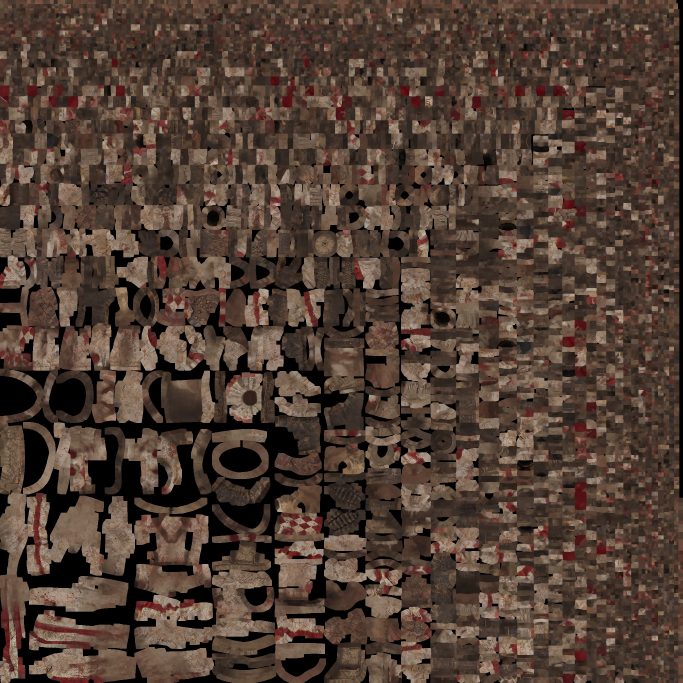
#> input picture art/witzsoldat/witzsoldat_soldier_segmented_basecolor.jpg, 2048 x 2048 px, found by its file name (shown at 1/3 size); the run also reads 1 picture not shown here
$ python gen_klapper_textures.py
#> lines starting #> are read from the running program, lines starting #| are printed output that depends on the picture; after the words box and inside, x2 and y2 are one past the last pixel; in counts of white or black regions, pixels touching at a corner belong together
"""Placeholder textures for Der Klappersoldat (procedural, not final art).

- klapper_body.jpg: the WitzSoldat's uniform atlas turned field grey: cream
  cloth becomes weathered grey-green wool, the clown reds are kept but faded
  (piping and harlequin patches), leather darkened, with grime and oil stains.
- klapper_helmet.jpg: the WitzSoldat's painted helmet stripped to rusted steel.
- klapper_face.png / klapper_face_cracked.png: the porcelain clown face,
  front-projected (u = left-right, v = top-bottom of the face), with the eye
  sockets and the fixed grin painted on, and a heavily cracked version.
Run from the project root: python3 tools/gen_klapper_textures.py
"""
import colorsys, math
import numpy as np
from PIL import Image, ImageDraw, ImageFilter

rng = np.random.default_rng(1916)


def noise(h, w, scale, octaves=4):
    out = np.zeros((h, w), np.float32)
    amp, tot = 1.0, 0.0
    for o in range(octaves):
        s = max(2, int(scale * 2 ** o))
        small = rng.random((s, s)).astype(np.float32)
        big = np.asarray(Image.fromarray((small * 255).astype(np.uint8)).resize((w, h), Image.BICUBIC)).astype(np.float32) / 255
        out += big * amp
        tot += amp
        amp *= 0.5
    return out / tot


# --- uniform -----------------------------------------------------------------
src = np.asarray(Image.open("art/witzsoldat/witzsoldat_soldier_segmented_basecolor.jpg").convert("RGB")).astype(np.float32) / 255
h, w, _ = src.shape
#> h = 2048; w = 2048
r, g, b = src[..., 0], src[..., 1], src[..., 2]
mx = src.max(-1); mn = src.min(-1)
val = mx
sat = np.where(mx > 1e-4, (mx - mn) / np.maximum(mx, 1e-4), 0)
hue = np.zeros_like(mx)
d = np.maximum(mx - mn, 1e-5)
hue = np.where(mx == r, ((g - b) / d) % 6, np.where(mx == g, (b - r) / d + 2, (r - g) / d + 4)) / 6.0
lum = 0.3 * r + 0.59 * g + 0.11 * b
red = ((hue < 0.04) | (hue > 0.93)) & (sat > 0.55) & (val > 0.28)
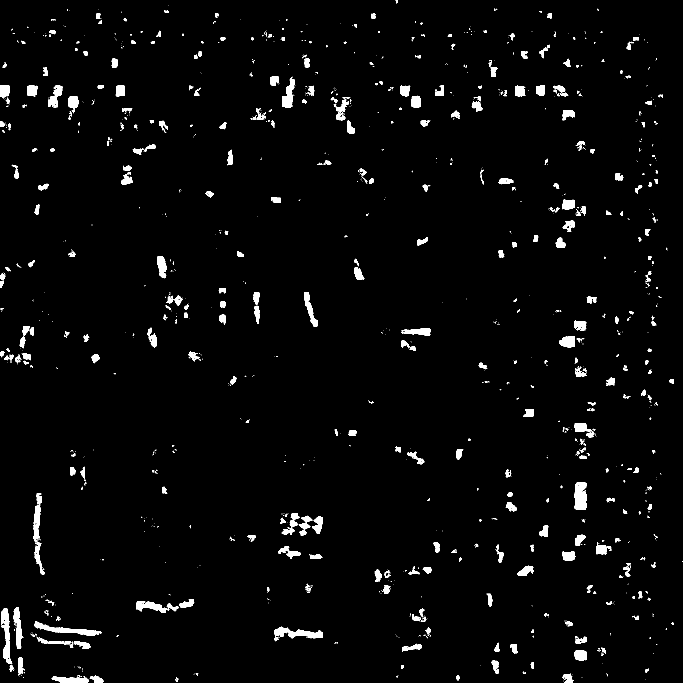
#> red: shape (2048, 2048) bool (shown at 1/3 size); 2.5% white; 1442 white regions (1027 under 20 px), largest, box (x1, y1, x2, y2) and area: (824, 1880, 969, 1924) 2638, (1724, 1446, 1760, 1530) 2632, (4, 1824, 37, 1992) 2541
leather = (~red) & (hue > 0.03) & (hue < 0.14) & (sat > 0.28) & (val < 0.62)
#> leather: shape (2048, 2048) bool; 70.4% white; 16352 black regions (13610 under 20 px), largest, box (x1, y1, x2, y2) and area: (0, 831, 1302, 2048) 482759, (1063, 752, 1371, 1425) 36160, (0, 1099, 261, 1249) 24115
cloth = ~(red | leather)
#> cloth: shape (2048, 2048) bool; 27% white; 17879 white regions (14902 under 20 px), largest, box (x1, y1, x2, y2) and area: (10, 838, 1238, 2048) 413245, (1064, 752, 1371, 1425) 30461, (0, 1099, 261, 1249) 24115
field = np.array([0.29, 0.32, 0.26])                     # feldgrau
grey = field[None, None, :] * (0.35 + 1.05 * lum[..., None])
faded_red = np.stack([0.3 * (0.4 + val), 0.1 * (0.4 + val), 0.08 * (0.4 + val)], -1)
dark_leather = src * 0.62
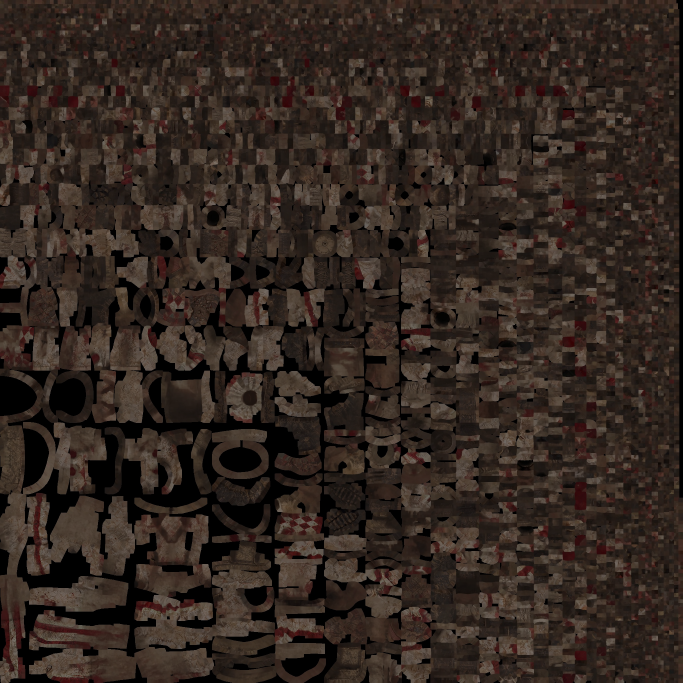
#> dark_leather: shape (2048, 2048, 3) float32 (shown at 1/3 size); mean R, G, B 0.199, 0.154, 0.129
out = np.where(cloth[..., None], grey, np.where(red[..., None], faded_red, dark_leather))
grime = noise(h, w, 6)
out *= (0.72 + 0.4 * grime)[..., None]
#> out: shape (2048, 2048, 3) float64
oil = noise(h, w, 18) > 0.74                             # oil and soot stains
out = np.where(oil[..., None], out * 0.55, out)
#> out: shape (2048, 2048, 3) float64
Image.fromarray((np.clip(out, 0, 1) * 255).astype(np.uint8)).save("art/klapper/klapper_body.jpg", quality=90)

# --- helmet ------------------------------------------------------------------
hs = np.asarray(Image.open("art/witzsoldat/witzsoldat_helmet_soldier_segmented_basecolor.jpg").convert("RGB")).astype(np.float32) / 255
hh, hw, _ = hs.shape
#> hh = 2048; hw = 2048
hl = (0.3 * hs[..., 0] + 0.59 * hs[..., 1] + 0.11 * hs[..., 2])
steel = np.array([0.30, 0.31, 0.30]) * (0.6 + 0.6 * hl[..., None])
rust_n = noise(hh, hw, 10)
rust = np.array([0.36, 0.16, 0.07]) * (0.5 + 0.8 * noise(hh, hw, 40))[..., None]
k = np.clip((rust_n - 0.45) * 3.0, 0, 1)[..., None]
helm = steel * (1 - k) + rust * k
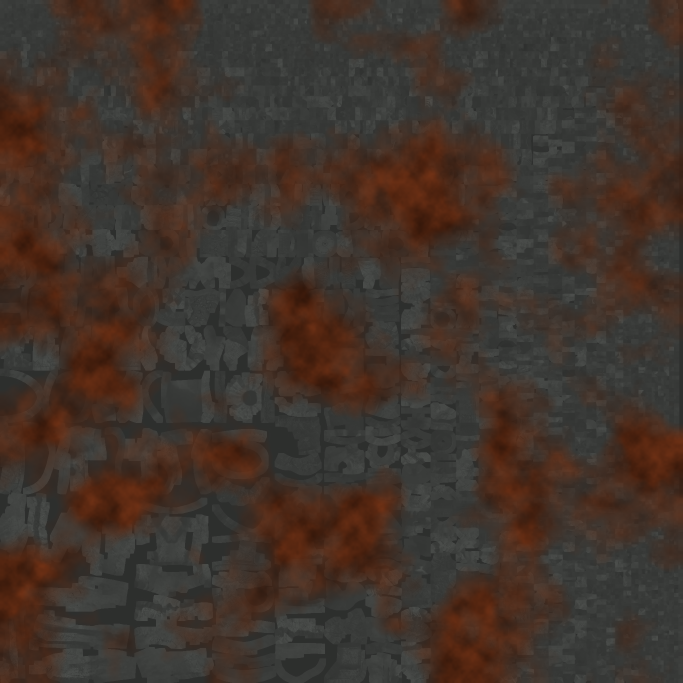
#> helm: shape (2048, 2048, 3) float64 (shown at 1/3 size); mean of channels 0, 1, 2 0.258, 0.207, 0.176; drawn as R, G, B
Image.fromarray((np.clip(helm, 0, 1) * 255).astype(np.uint8)).save("art/klapper/klapper_helmet.jpg", quality=90)

# --- porcelain face ------------------------------------------------------------
S = 512
def face(cracks):
#> called with cracks = False
    base = np.ones((S, S, 3), np.float32) * np.array([0.7, 0.66, 0.58])
    base *= (0.86 + 0.18 * noise(S, S, 8))[..., None]
    img = Image.fromarray((base * 255).astype(np.uint8))
    dr = ImageDraw.Draw(img)
    cx = S / 2
    # theatrical red diamonds through the eyes, faded
    for sx in (-1, 1):
        ex, ey = cx + sx * 92, 205
        dr.polygon([(ex, ey - 100), (ex + 22, ey), (ex, ey + 80), (ex - 22, ey)], fill=(128, 52, 46))
        dr.ellipse([ex - 40, ey - 30, ex + 40, ey + 30], fill=(24, 18, 16))           # socket
        dr.ellipse([ex - 70, 300, ex + 10 if sx < 0 else ex + 70, 350] if False else [ex - 46, 300, ex + 46, 346], fill=(170, 70, 64))  # rouge
    # the fixed grin: a wide dark slot, rows of small teeth
    top, bot = 360, 410
    dr.chord([cx - 150, top - 50, cx + 150, bot + 30], 10, 170, fill=(18, 12, 10))
    for i in range(-7, 8):
        x = cx + i * 18
        dr.rectangle([x - 7, top + 2, x + 7, top + 22], fill=(214, 204, 180))
        dr.rectangle([x - 7, bot - 18, x + 7, bot - 2], fill=(206, 196, 172))
    # dark lines of the jaw hinge, down from the corners of the mouth
    for sx in (-1, 1):
        dr.line([(cx + sx * 150, top + 10), (cx + sx * 136, 500)], fill=(60, 50, 44), width=3)
    img = img.filter(ImageFilter.GaussianBlur(0.8))
    dr = ImageDraw.Draw(img)
    # crazing and cracks
    lines = 34 if cracks else 9
    for n in range(lines):
        x, y = rng.uniform(40, S - 40), rng.uniform(30, S - 60)
        a = rng.uniform(0, math.tau)
        pts = [(x, y)]
        for k in range(rng.integers(5, 14 if cracks else 8)):
            a += rng.normal(0, 0.6)
            x += math.cos(a) * rng.uniform(8, 26); y += math.sin(a) * rng.uniform(8, 26)
            pts.append((x, y))
        dr.line(pts, fill=(40, 32, 28), width=3 if cracks and n < 10 else 1)
    # grime round the edges
    arr = np.asarray(img).astype(np.float32) / 255
    yy, xx = np.mgrid[0:S, 0:S] / S - 0.5
    edge = np.clip((np.sqrt(xx ** 2 + yy ** 2) - 0.32) * 4.0, 0, 1)
    arr *= (1 - 0.55 * edge * noise(S, S, 12))[..., None]
#> after the loop in noise (call 6), `for o in range(octaves):`:
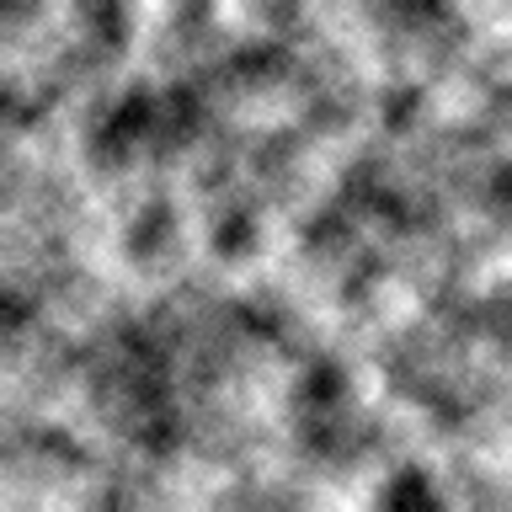
#> out: shape (512, 512) float32; min 0.0951, max 1.78, mean 0.975; drawn with min black and max white
    return Image.fromarray((np.clip(arr, 0, 1) * 255).astype(np.uint8))

face(False).save("art/klapper/klapper_face.png")
face(True).save("art/klapper/klapper_face_cracked.png")
#> call 2 of face, with cracks = True
#> after the loop in noise (call 7), `for o in range(octaves):`:
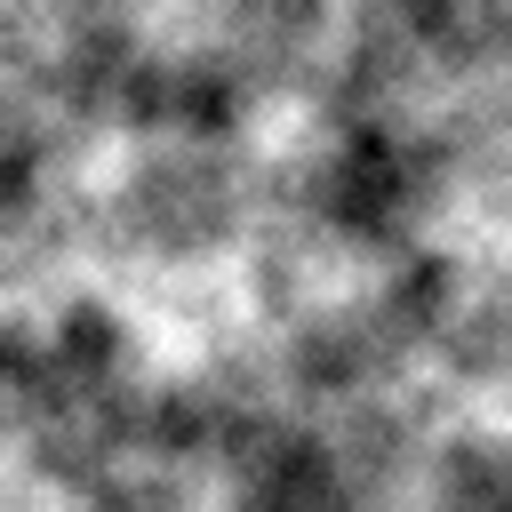
#> out: shape (512, 512) float32; min 0.098, max 1.73, mean 0.931; drawn with min black and max white
#> after the loop in noise (call 8), `for o in range(octaves):`:
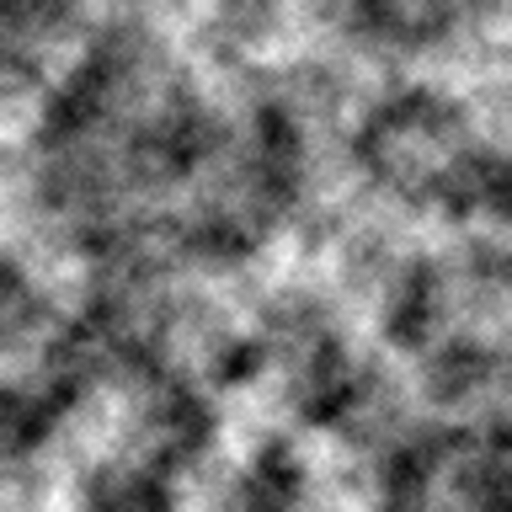
#> out: shape (512, 512) float32; min 0.166, max 1.75, mean 0.929; drawn with min black and max white
#> in face (call 2), `arr *= (1 - 0.55 * edge * noise(S, S, 12))[..., None]`:
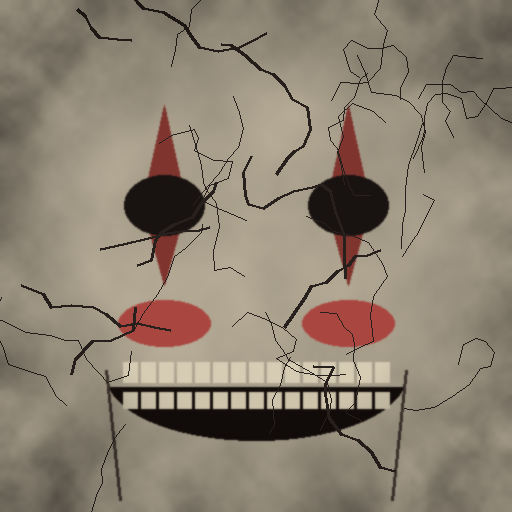
#> arr: shape (512, 512, 3) float32; mean R, G, B 0.552, 0.506, 0.445
print("klapper textures written")
